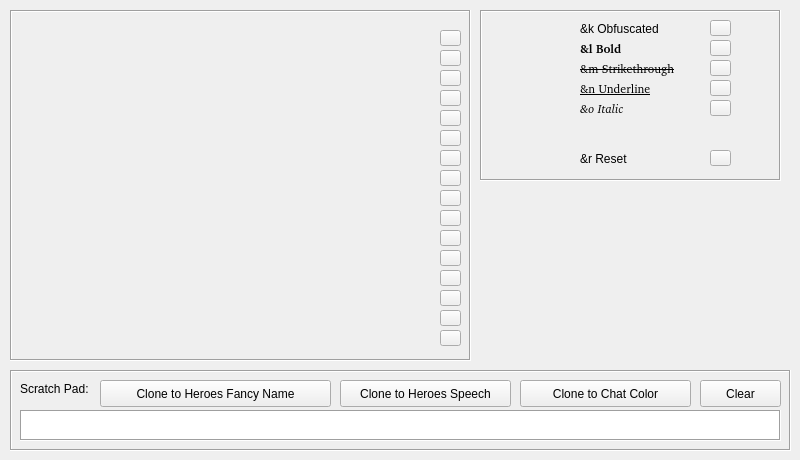
    <widget class="QWidget" name="tabColorCodes">
     <attribute name="title">
      <string>Color Codes</string>
     </attribute>
     <widget class="QFrame" name="frameColorCodes">
      <property name="geometry">
       <rect>
        <x>10</x>
        <y>10</y>
        <width>461</width>
        <height>351</height>
       </rect>
      </property>
      <property name="frameShape">
       <enum>QFrame::Box</enum>
      </property>
      <property name="frameShadow">
       <enum>QFrame::Sunken</enum>
      </property>
      <widget class="QLabel" name="lblColorCodes">
       <property name="geometry">
        <rect>
         <x>10</x>
         <y>0</y>
         <width>431</width>
         <height>351</height>
        </rect>
       </property>
       <property name="frameShape">
        <enum>QFrame::NoFrame</enum>
       </property>
       <property name="text">
        <string/>
       </property>
       <property name="pixmap">
        <pixmap>images/colorcodes.jpg</pixmap>
       </property>
      </widget>
      <widget class="QPushButton" name="btnColor_1">
       <property name="geometry">
        <rect>
         <x>430</x>
         <y>20</y>
         <width>21</width>
         <height>16</height>
        </rect>
       </property>
       <property name="font">
        <font>
         <weight>75</weight>
         <bold>true</bold>
        </font>
       </property>
       <property name="text">
        <string/>
       </property>
      </widget>
      <widget class="QPushButton" name="btnColor_2">
       <property name="geometry">
        <rect>
         <x>430</x>
         <y>40</y>
         <width>21</width>
         <height>16</height>
        </rect>
       </property>
       <property name="text">
        <string/>
       </property>
      </widget>
      <widget class="QPushButton" name="btnColor_3">
       <property name="geometry">
        <rect>
         <x>430</x>
         <y>60</y>
         <width>21</width>
         <height>16</height>
        </rect>
       </property>
       <property name="text">
        <string/>
       </property>
      </widget>
      <widget class="QPushButton" name="btnColor_4">
       <property name="geometry">
        <rect>
         <x>430</x>
         <y>80</y>
         <width>21</width>
         <height>16</height>
        </rect>
       </property>
       <property name="text">
        <string/>
       </property>
      </widget>
      <widget class="QPushButton" name="btnColor_5">
       <property name="geometry">
        <rect>
         <x>430</x>
         <y>100</y>
         <width>21</width>
         <height>16</height>
        </rect>
       </property>
       <property name="text">
        <string/>
       </property>
      </widget>
      <widget class="QPushButton" name="btnColor_6">
       <property name="geometry">
        <rect>
         <x>430</x>
         <y>120</y>
         <width>21</width>
         <height>16</height>
        </rect>
       </property>
       <property name="text">
        <string/>
       </property>
      </widget>
      <widget class="QPushButton" name="btnColor_7">
       <property name="geometry">
        <rect>
         <x>430</x>
         <y>140</y>
         <width>21</width>
         <height>16</height>
        </rect>
       </property>
       <property name="text">
        <string/>
       </property>
      </widget>
      <widget class="QPushButton" name="btnColor_8">
       <property name="geometry">
        <rect>
         <x>430</x>
         <y>160</y>
         <width>21</width>
         <height>16</height>
        </rect>
       </property>
       <property name="text">
        <string/>
       </property>
      </widget>
      <widget class="QPushButton" name="btnColor_9">
       <property name="geometry">
        <rect>
         <x>430</x>
         <y>180</y>
         <width>21</width>
         <height>16</height>
        </rect>
       </property>
       <property name="text">
        <string/>
       </property>
      </widget>
      <widget class="QPushButton" name="btnColor_10">
       <property name="geometry">
        <rect>
         <x>430</x>
         <y>200</y>
         <width>21</width>
         <height>16</height>
        </rect>
       </property>
       <property name="text">
        <string/>
       </property>
      </widget>
      <widget class="QPushButton" name="btnColor_11">
       <property name="geometry">
        <rect>
         <x>430</x>
         <y>220</y>
         <width>21</width>
         <height>16</height>
        </rect>
       </property>
       <property name="text">
        <string/>
       </property>
      </widget>
      <widget class="QPushButton" name="btnColor_12">
       <property name="geometry">
        <rect>
         <x>430</x>
         <y>240</y>
         <width>21</width>
         <height>16</height>
        </rect>
       </property>
       <property name="text">
        <string/>
       </property>
      </widget>
      <widget class="QPushButton" name="btnColor_13">
       <property name="geometry">
        <rect>
         <x>430</x>
         <y>260</y>
         <width>21</width>
         <height>16</height>
        </rect>
       </property>
       <property name="text">
        <string/>
       </property>
      </widget>
      <widget class="QPushButton" name="btnColor_14">
       <property name="geometry">
        <rect>
         <x>430</x>
         <y>280</y>
         <width>21</width>
         <height>16</height>
        </rect>
       </property>
       <property name="text">
        <string/>
       </property>
      </widget>
      <widget class="QPushButton" name="btnColor_15">
       <property name="geometry">
        <rect>
         <x>430</x>
         <y>300</y>
         <width>21</width>
         <height>16</height>
        </rect>
       </property>
       <property name="text">
        <string/>
       </property>
      </widget>
      <widget class="QPushButton" name="btnColor_16">
       <property name="geometry">
        <rect>
         <x>430</x>
         <y>320</y>
         <width>21</width>
         <height>16</height>
        </rect>
       </property>
       <property name="text">
        <string/>
       </property>
      </widget>
     </widget>
     <widget class="QFrame" name="lblColorCodes1">
      <property name="geometry">
       <rect>
        <x>480</x>
        <y>10</y>
        <width>301</width>
        <height>171</height>
       </rect>
      </property>
      <property name="frameShape">
       <enum>QFrame::Box</enum>
      </property>
      <property name="frameShadow">
       <enum>QFrame::Sunken</enum>
      </property>
      <widget class="QLabel" name="lblBukkitCodeK">
       <property name="geometry">
        <rect>
         <x>100</x>
         <y>10</y>
         <width>121</width>
         <height>17</height>
        </rect>
       </property>
       <property name="text">
        <string>&amp;k Obfuscated</string>
       </property>
      </widget>
      <widget class="QLabel" name="lblBukkitCodeL">
       <property name="geometry">
        <rect>
         <x>100</x>
         <y>30</y>
         <width>111</width>
         <height>17</height>
        </rect>
       </property>
       <property name="font">
        <font>
         <family>Noto Sans [unknown]</family>
         <weight>75</weight>
         <bold>true</bold>
        </font>
       </property>
       <property name="frameShape">
        <enum>QFrame::NoFrame</enum>
       </property>
       <property name="frameShadow">
        <enum>QFrame::Plain</enum>
       </property>
       <property name="text">
        <string>&amp;l Bold</string>
       </property>
       <property name="textFormat">
        <enum>Qt::AutoText</enum>
       </property>
      </widget>
      <widget class="QLabel" name="lblBukkitCodeM">
       <property name="geometry">
        <rect>
         <x>100</x>
         <y>50</y>
         <width>131</width>
         <height>17</height>
        </rect>
       </property>
       <property name="font">
        <font>
         <family>Noto Sans [unknown]</family>
         <strikeout>true</strikeout>
        </font>
       </property>
       <property name="text">
        <string>&amp;m Strikethrough</string>
       </property>
      </widget>
      <widget class="QLabel" name="lblBukkitCodeN">
       <property name="geometry">
        <rect>
         <x>100</x>
         <y>70</y>
         <width>121</width>
         <height>17</height>
        </rect>
       </property>
       <property name="font">
        <font>
         <family>Noto Sans [unknown]</family>
         <underline>true</underline>
        </font>
       </property>
       <property name="text">
        <string>&amp;n Underline</string>
       </property>
      </widget>
      <widget class="QLabel" name="lblBukkitCodeO">
       <property name="geometry">
        <rect>
         <x>100</x>
         <y>90</y>
         <width>121</width>
         <height>17</height>
        </rect>
       </property>
       <property name="font">
        <font>
         <family>Noto Sans [unknown]</family>
         <italic>true</italic>
        </font>
       </property>
       <property name="text">
        <string>&amp;o Italic</string>
       </property>
      </widget>
      <widget class="QLabel" name="lblBukkitCodeR">
       <property name="geometry">
        <rect>
         <x>100</x>
         <y>140</y>
         <width>121</width>
         <height>17</height>
        </rect>
       </property>
       <property name="text">
        <string>&amp;r Reset</string>
       </property>
      </widget>
      <widget class="QPushButton" name="btnColor_17">
       <property name="geometry">
        <rect>
         <x>230</x>
         <y>10</y>
         <width>21</width>
         <height>16</height>
        </rect>
       </property>
       <property name="text">
        <string/>
       </property>
      </widget>
      <widget class="QPushButton" name="btnColor_18">
       <property name="geometry">
        <rect>
         <x>230</x>
         <y>30</y>
         <width>21</width>
         <height>16</height>
        </rect>
       </property>
       <property name="text">
        <string/>
       </property>
      </widget>
      <widget class="QPushButton" name="btnColor_19">
       <property name="geometry">
        <rect>
         <x>230</x>
         <y>50</y>
         <width>21</width>
         <height>16</height>
        </rect>
       </property>
       <property name="text">
        <string/>
       </property>
      </widget>
      <widget class="QPushButton" name="btnColor_20">
       <property name="geometry">
        <rect>
         <x>230</x>
         <y>70</y>
         <width>21</width>
         <height>16</height>
        </rect>
       </property>
       <property name="text">
        <string/>
       </property>
      </widget>
      <widget class="QPushButton" name="btnColor_21">
       <property name="geometry">
        <rect>
         <x>230</x>
         <y>90</y>
         <width>21</width>
         <height>16</height>
        </rect>
       </property>
       <property name="text">
        <string/>
       </property>
      </widget>
      <widget class="QPushButton" name="btnColor_22">
       <property name="geometry">
        <rect>
         <x>230</x>
         <y>140</y>
         <width>21</width>
         <height>16</height>
        </rect>
       </property>
       <property name="text">
        <string/>
       </property>
      </widget>
     </widget>
     <widget class="QFrame" name="frameScratchPad">
      <property name="geometry">
       <rect>
        <x>10</x>
        <y>370</y>
        <width>781</width>
        <height>81</height>
       </rect>
      </property>
      <property name="frameShape">
       <enum>QFrame::Box</enum>
      </property>
      <property name="frameShadow">
       <enum>QFrame::Sunken</enum>
      </property>
      <widget class="QPlainTextEdit" name="txtScratchPad">
       <property name="geometry">
        <rect>
         <x>10</x>
         <y>40</y>
         <width>761</width>
         <height>31</height>
        </rect>
       </property>
       <property name="autoFillBackground">
        <bool>false</bool>
       </property>
       <property name="frameShape">
        <enum>QFrame::Box</enum>
       </property>
       <property name="frameShadow">
        <enum>QFrame::Sunken</enum>
       </property>
       <property name="lineWrapMode">
        <enum>QPlainTextEdit::NoWrap</enum>
       </property>
      </widget>
      <widget class="QLabel" name="lblScratchPad">
       <property name="geometry">
        <rect>
         <x>10</x>
         <y>10</y>
         <width>131</width>
         <height>17</height>
        </rect>
       </property>
       <property name="text">
        <string>Scratch Pad:</string>
       </property>
      </widget>
      <widget class="QPushButton" name="btnCloneToHeroName">
       <property name="geometry">
        <rect>
         <x>90</x>
         <y>10</y>
         <width>231</width>
         <height>27</height>
        </rect>
       </property>
       <property name="text">
        <string>Clone to Heroes Fancy Name</string>
       </property>
      </widget>
      <widget class="QPushButton" name="btnCloneToHeroesSpeech">
       <property name="geometry">
        <rect>
         <x>330</x>
         <y>10</y>
         <width>171</width>
         <height>27</height>
        </rect>
       </property>
       <property name="text">
        <string>Clone to Heroes Speech</string>
       </property>
      </widget>
      <widget class="QPushButton" name="btnClearScratchPad">
       <property name="geometry">
        <rect>
         <x>690</x>
         <y>10</y>
         <width>81</width>
         <height>27</height>
        </rect>
       </property>
       <property name="text">
        <string>Clear</string>
       </property>
      </widget>
      <widget class="QPushButton" name="btnCloneToHeroesChatColor">
       <property name="geometry">
        <rect>
         <x>510</x>
         <y>10</y>
         <width>171</width>
         <height>27</height>
        </rect>
       </property>
       <property name="text">
        <string>Clone to Chat Color</string>
       </property>
      </widget>
     </widget>
    </widget>
